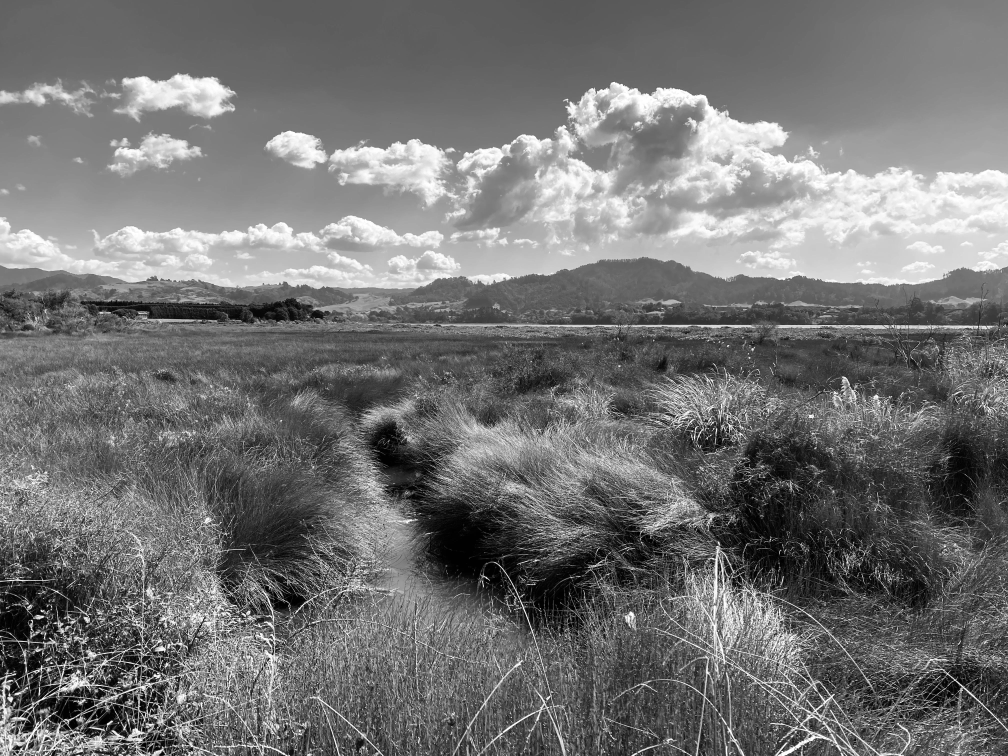
#> input picture images/prarie.jpg, 4032 x 3024 px (shown at 1/4 size)
$ jupyter execute Ex3_1.ipynb
#> lines starting #> are read from the running program, lines starting #| are printed output that depends on the picture
[cell 1]
import numpy as np
from PIL import Image
import matplotlib.pyplot as plt

[cell 2]
# Load images
Ia = Image.open(r'../images/prarie.jpg')
#> Ia is the input picture: PIL image 4032x3024 RGB; min 0, max 255, mean 115.3
Ib = Image.open(r'../images/giraffe.jpg')
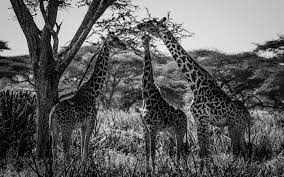
#> input picture images/giraffe.jpg, 284 x 177 px
#> Ib is the input picture: PIL image 284x177 RGB; min 0, max 255, mean 95.1

[cell 3]
# Resize Ib to match Ia's dimensions
Ib_resized = Ib.resize(Ia.size)
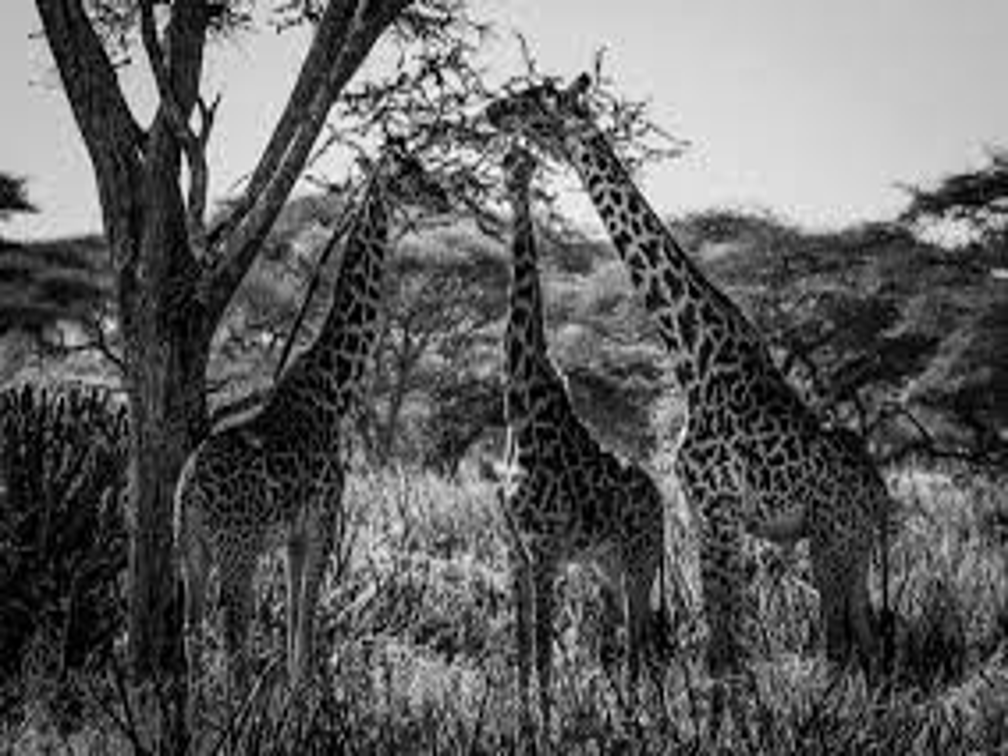
#> Ib_resized: PIL image 4032x3024 RGB (shown at 1/4 size); min 0, max 255, mean 95.1

[cell 4]
# Convert images to numpy arrays for addition
Ia_array = np.array(Ia)
Ib_resized_array = np.array(Ib_resized)
# Perform addition
Ic_array = Ia_array + Ib_resized_array
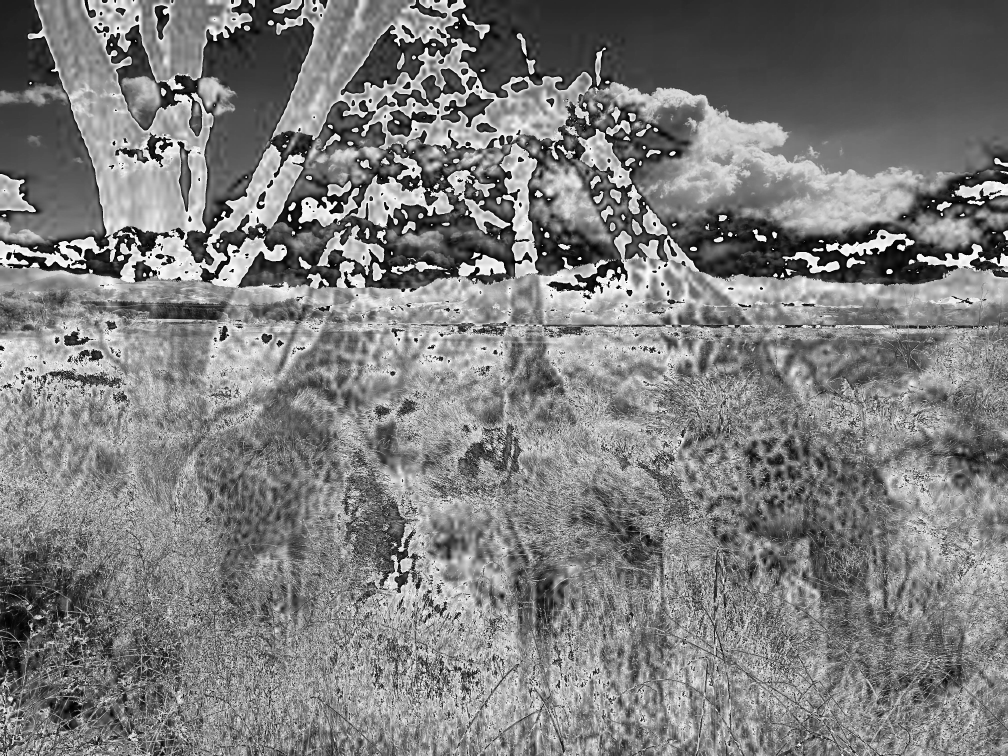
#> Ic_array: shape (3024, 4032, 3) (shown at 1/4 size); min 0, max 255, mean 125.4

# Convert back to an image
Ic = Image.fromarray(np.uint8(Ic_array))

[cell 5]
# Plotting
FS = 20  # Font size for titles
plt.figure(figsize=(15, 5))

plt.subplot(1, 3, 1)
plt.imshow(Ia)
plt.title('Image 1', fontsize=FS)

plt.subplot(1, 3, 2)
plt.imshow(Ib_resized)
plt.title('Image 2', fontsize=FS)

plt.subplot(1, 3, 3)
plt.imshow(Ic)
plt.title('Addition Image', fontsize=FS)

plt.tight_layout()
plt.show()
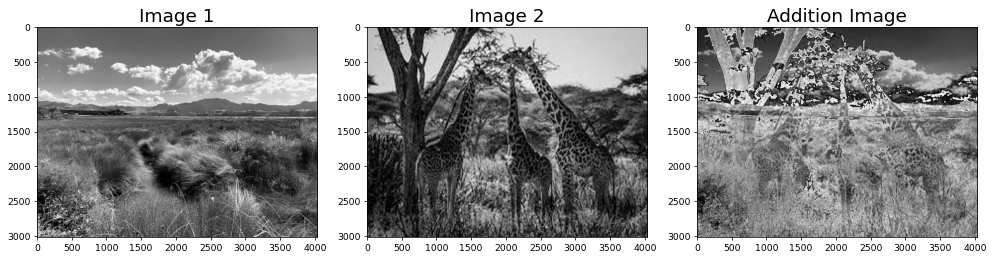
#> figure drawn by matplotlib, 3 panels
